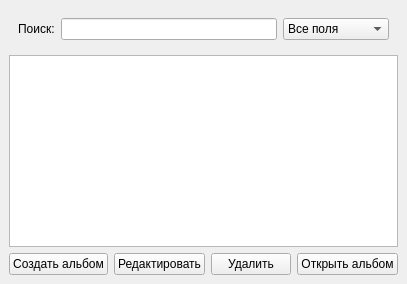
<?xml version="1.0" encoding="UTF-8"?>
<ui version="4.0">
 <class>AlbumsWindow</class>
 <widget class="QMainWindow" name="AlbumsWindow">
  <property name="windowTitle">
   <string>Альбомы</string>
  </property>
  <widget class="QWidget" name="centralwidget">
   <layout class="QVBoxLayout" name="verticalLayout">

    <!-- 🔍 Фильтр и поиск -->
    <item>
     <widget class="QWidget" name="filterWidget">
      <layout class="QHBoxLayout" name="filterLayout">
       <item>
        <widget class="QLabel" name="labelSearch">
         <property name="text">
          <string>Поиск:</string>
         </property>
        </widget>
       </item>
       <item>
        <widget class="QLineEdit" name="lineEditSearch"/>
       </item>
       <item>
        <widget class="QComboBox" name="comboBoxFilter">
         <item><property name="text"><string>Все поля</string></property></item>
         <item><property name="text"><string>Название</string></property></item>
         <item><property name="text"><string>Исполнитель</string></property></item>
         <item><property name="text"><string>Жанр</string></property></item>
         <item><property name="text"><string>Год выпуска</string></property></item>
        </widget>
       </item>
      </layout>
     </widget>
    </item>

    <!-- 📋 Таблица -->
    <item>
     <widget class="QTableView" name="tableView"/>
    </item>

    <!-- 🔘 Кнопки -->
    <item>
     <layout class="QHBoxLayout" name="buttonLayout">
      <item>
       <widget class="QPushButton" name="btnAdd">
        <property name="text">
         <string>Создать альбом</string>
        </property>
       </widget>
      </item>
      <item>
       <widget class="QPushButton" name="btnEdit">
        <property name="text">
         <string>Редактировать</string>
        </property>
       </widget>
      </item>
      <item>
       <widget class="QPushButton" name="btnDelete">
        <property name="text">
         <string>Удалить</string>
        </property>
       </widget>
      </item>
      <item>
       <widget class="QPushButton" name="btnOpenAlbum">
        <property name="text">
         <string>Открыть альбом</string>
        </property>
       </widget>
      </item>
     </layout>
    </item>

   </layout>
  </widget>
 </widget>
 <resources/>
 <connections/>
</ui>
